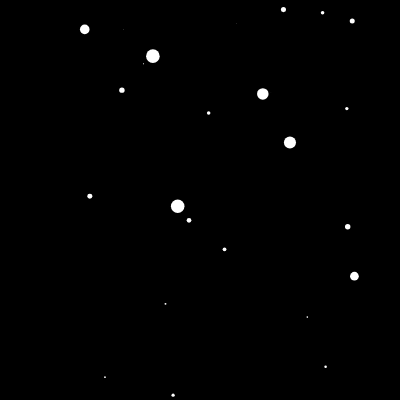
Frame 1 (no input)
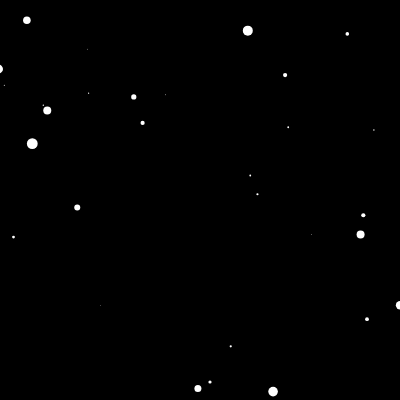
Frame 60 (no input)
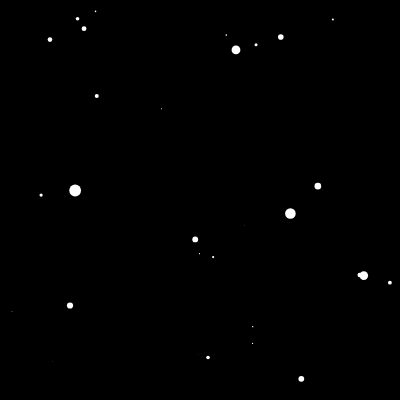
Frame 120 (the mouse pressed at the canvas centre since frame 60)

The p5.js sketch that drew these frames (run headless with seeded random() and noise() and a simulated clock; from frame 60 on, the mouse is pressed at the canvas centre):

// p5.js sketch
// ── sketch.js
let canvasSize = {
    w:400,
    h:400
}
let starCount = 400;

class Star{
    constructor(){
        //! random metodu optimize olmayabilir
        this.x = random(-canvasSize.w,canvasSize.w);
        this.y = random(-canvasSize.h,canvasSize.h);
        this.z = random(canvasSize.w);

        this.sx = undefined;
        this.sy = undefined;

        this.deltaR = undefined;
        this.Zspeed = 5;

    }

    show(){
        fill(255); 
        noStroke();

        this.sx = map(this.x/this.z , 0 , 1 , 0 , canvasSize.w)
        this.sy = map(this.y/this.z , 0 , 1 , 0 , canvasSize.h)
        this.deltaR = map(this.z,0,canvasSize.w,16,0)


        ellipse(this.sx, this.sy, this.deltaR, this.deltaR)
    }   

    update(){
        this.z = this.z - this.Zspeed; //z hareketi ve hızı
        if(this.z < 1){ //geri dönmeyi engelemek için
            this.z = canvasSize.w;
            this.x = random(-canvasSize.w,canvasSize.w);
             this.y = random(-canvasSize.h,canvasSize.h);
        }
    }
}

let stars = [];
function setup(){
    createCanvas(canvasSize.w,canvasSize.h);
    //!bunu optimize edeceğim
    for (let i = 0; i < starCount; i++) {
        stars[i] = new Star();
    }
}

function draw(){
    background(0)
    translate(width/2, height/2)
    // circle(x, y, d)
    stars.forEach(star => {
        star.show();
        star.update();
    });
    
}
